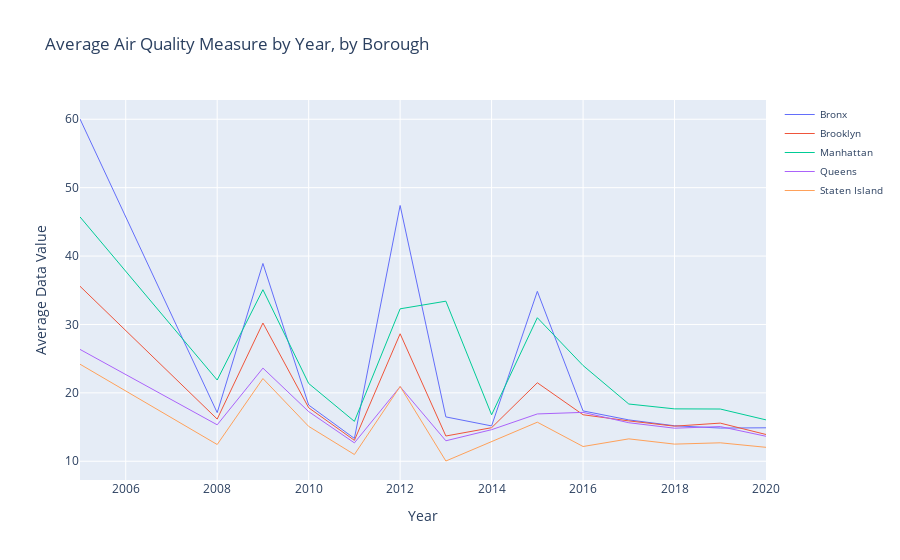

Here is the notebook cell this chart was saved with:
### Markdown cell above
The above plot shows the air quality measure for each year, broken down by air quality indicator.

Main takeaways:
- Some indicator show a slight descending trend over time, including Nitrogen Dioxide (NO2) and Fine Particulate Matter (PM2.5). This suggests that the level of these pollutants have been slowly decreasing over time. This fact is strenghten by the decrease in deaths attributed to PM2.5 pollutants over the years.
- The Ozone (O3) indicator shows a somehow stable trend with various fluctuations. Deaths attributed to Ozone have been stable over the analyzed years.
- Sulfur Dioxide (SO2) has a clear downward trend, with Boiler Emmisions showing a approximatively 50% decrese over a period of two years.
- There doesn't seem to be any change in air quality related to trafic density
- There are several indicators with only one or two years of data. These are likely special studies or measurements that were only conducted in certain years.

### Code cell
# Filter data for 'Borough' geographical type only
borough_data = data[data['Geo Type Name'] == 'Borough']

# List of boroughs
boroughs = borough_data['Geo Place Name'].unique()

fig = go.Figure()

for borough in boroughs:
    # Calculate the average 'Data Value' for each year for the borough
    yearly_means = borough_data[borough_data['Geo Place Name'] == borough].groupby('Year')['Data Value'].mean()
    
    # Plot the average 'Data Value' for each year
    fig.add_trace(go.Scatter(
        x=yearly_means.index,
        y=yearly_means.values,
        name=borough,
        hoverinfo='name+y',
        mode='lines',
        line=dict(width=1)  # Increase line width
    ))

fig.update_layout(
    title='Average Air Quality Measure by Year, by Borough',
    xaxis_title='Year',
    yaxis_title='Average Data Value',
    legend=dict(
        font=dict(
            size=10  # Set legend font size
        )
    )
)

# Show the figure
fig.show()

### Figure 1 — Plotly figure (JSON) as saved in the notebook; plotly's stock layout.template omitted (floating-point values rounded to 4 significant figures)
{"data": [{"hoverinfo": "name+y", "line": {"width": 1}, "mode": "lines", "name": "Bronx", "type": "scatter", "x": [2005, 2008, 2009, 2010, 2011, 2012, 2013, 2014, 2015, 2016, 2017, 2018, 2019, 2020], "y": [60.04, 17.11, 38.92, 18.22, 13.33, 47.4, 16.48, 15.17, 34.84, 17.36, 16.05, 15.19, 14.85, 14.89]}, {"hoverinfo": "name+y", "line": {"width": 1}, "mode": "lines", "name": "Brooklyn", "type": "scatter", "x": [2005, 2008, 2009, 2010, 2011, 2012, 2013, 2014, 2015, 2016, 2017, 2018, 2019, 2020], "y": [35.58, 16.17, 30.21, 17.82, 13.06, 28.64, 13.69, 14.91, 21.47, 16.8, 15.9, 15.13, 15.58, 13.91]}, {"hoverinfo": "name+y", "line": {"width": 1}, "mode": "lines", "name": "Manhattan", "type": "scatter", "x": [2005, 2008, 2009, 2010, 2011, 2012, 2013, 2014, 2015, 2016, 2017, 2018, 2019, 2020], "y": [45.72, 21.88, 35.08, 21.37, 15.83, 32.29, 33.4, 16.79, 30.98, 23.99, 18.37, 17.66, 17.64, 16.05]}, {"hoverinfo": "name+y", "line": {"width": 1}, "mode": "lines", "name": "Queens", "type": "scatter", "x": [2005, 2008, 2009, 2010, 2011, 2012, 2013, 2014, 2015, 2016, 2017, 2018, 2019, 2020], "y": [26.35, 15.33, 23.62, 17.26, 12.69, 20.9, 13.0, 14.62, 16.92, 17.15, 15.63, 14.83, 15.07, 13.65]}, {"hoverinfo": "name+y", "line": {"width": 1}, "mode": "lines", "name": "Staten Island", "type": "scatter", "x": [2005, 2008, 2009, 2010, 2011, 2012, 2013, 2014, 2015, 2016, 2017, 2018, 2019, 2020], "y": [24.19, 12.45, 22.09, 15.1, 10.99, 20.94, 10.04, 12.82, 15.71, 12.16, 13.28, 12.51, 12.7, 12.04]}], "layout": {"legend": {"font": {"size": 10}}, "title": {"text": "Average Air Quality Measure by Year, by Borough"}, "xaxis": {"title": {"text": "Year"}}, "yaxis": {"title": {"text": "Average Data Value"}}}}
